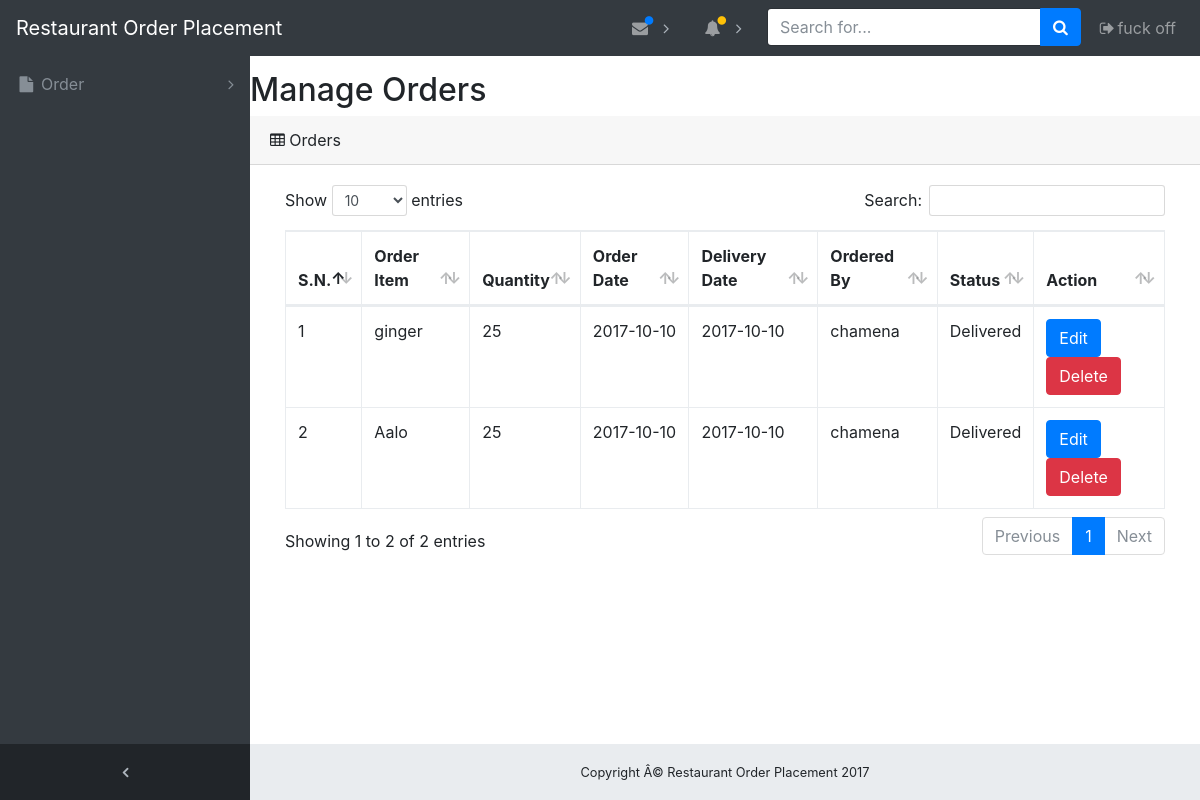
The app's page /index.php/orders/list_order with its own data.
### tables this page shows
CREATE TABLE `orders` (
  `orders_id` int(10) NOT NULL,
  `item_id` int(10) NOT NULL,
  `quantity` int(10) NOT NULL,
  `ordered_date` date NOT NULL,
  `order_by` varchar(10) NOT NULL,
  `delivery_date` date NOT NULL,
  `delivery_flag` varchar(5) NOT NULL
);

CREATE TABLE `item` (
  `item_id` int(11) NOT NULL,
  `item_name` varchar(25) NOT NULL,
  `unit_type` varchar(10) NOT NULL,
  `unit_price` int(10) NOT NULL
);

### application/controllers/Orders.php (called while the page is built, shortened)
<?php
class Orders extends CI_Controller {
	public function __construct() {
        $this->load->model(array('item_model','orders_model'));
    }
    public function list_order() {
        $data_header['active'] = 'user';
        $data['users'] = $this->orders_model->get_orders();
        $this->load->view('template/header', $data_header);
        $this->load->view('orders/listOrder', $data);
        $this->load->view('template/footer');
    }
}

### index.php (called while the page is built, shortened)
<?php
require_once BASEPATH.'core/CodeIgniter.php';

### application/models/Orders_model.php (called while the page is built, shortened)
<?php
class Orders_model extends CI_Model {
    public function get_orders() {
        $this->db->select();
        $this->db->from('orders');
        $this->db->join('item', 'item.item_id = orders.item_id');
        $this->db->order_by('ordered_date', 'DESC');
        $query = $this->db->get();
        return $query->result();
    }
}

### application/views/orders/listOrder.php (the view, shortened to what this page needs)
<div class="row">
    <div class="col-md-12">
        <h2 class="page-header">Manage Orders</h2>
    </div>
</div>
<div class="row">
    <div class="col-md-12">
    </div>
</div>
<div class="card-header">
          <i class="fa fa-table"></i> Orders</div>
        <div class="card-body">
          <div class="table-responsive">
            <table class="table table-bordered" id="dataTable" width="100%" cellspacing="0">
            <thead>
                <tr>
                    <th>S.N.</th>
                    <th>Order Item</th>
                    <th>Quantity</th>
                    <th>Order Date</th>
                    <th>Delivery Date</th>
                    <th>Ordered By</th>
                    <th>Status</th>
                    <th>Action</th>
                </tr>
            </thead>
            <tbody>
                <?php $count=0; ?>
                <?php foreach($users as $u) { ?>
                <tr>
                    <td><?=++$count; ?></td>
                    <td><?=$u->item_name; ?></td>
                    <td><?=$u->quantity; ?></td>
                    <td><?=$u->ordered_date; ?></td>
                    <td><?=$u->delivery_date; ?></td>
                    <td><?=$u->order_by; ?></td>
                    <td><?php if ($u->delivery_flag == 'N') {
                        echo "Undelivered";
                    } else {echo "Delivered"; } ?></td>
                    <td>
                        <a class="btn btn-md btn-primary" href="<?=base_url(); ?>orders/edit_order/<?=$u->orders_id; ?>">
                            Edit
                        </a>
                        <a class="btn btn-md btn-danger" href="<?=base_url(); ?>orders/delete_order/<?=$u->orders_id; ?>">
                            Delete
                        </a>
                    </td>
                </tr>
                <?php } ?>
            </tbody>
        </table>
    </div>
</div>

### assets/css/sb-admin.css (style rules this page uses)
html { position: relative; min-height: 100%; }
body { overflow-x: hidden; }
body.sticky-footer { margin-bottom: 56px; }
body.fixed-nav { padding-top: 56px; }

### records on screen
orders: item.item_name "ginger", quantity "25", ordered_date "2017-10-10", delivery_date "2017-10-10", order_by "chamena", delivery_flag "Delivered"
orders: item.item_name "Aalo", quantity "25", ordered_date "2017-10-10", delivery_date "2017-10-10", order_by "chamena", delivery_flag "Delivered"
